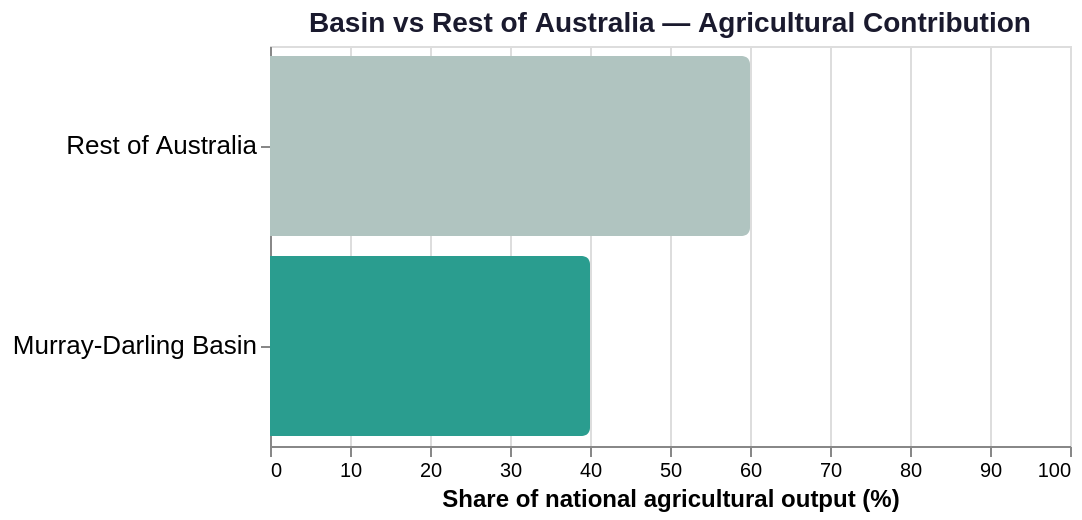

The specification (Vega-Lite) saved for this image:
### Vega-Lite specification from a JSON file in a GitHub repository (floating-point values rounded to 4 significant figures)
{"$schema": "https://vega.github.io/schema/vega-lite/v5.json", "title": {"text": "Basin vs Rest of Australia — Agricultural Contribution", "fontSize": 14, "color": "#1a1a2e"}, "width": 400, "height": 200, "data": {"values": [{"category": "Murray-Darling Basin", "value": 40, "label": "40%"}, {"category": "Rest of Australia", "value": 60, "label": "60%"}]}, "mark": {"type": "bar", "cornerRadiusEnd": 4}, "encoding": {"y": {"field": "category", "type": "nominal", "axis": {"labelFontSize": 13, "title": null}, "sort": "-x"}, "x": {"field": "value", "type": "quantitative", "axis": {"title": "Share of national agricultural output (%)", "titleFontSize": 12}, "scale": {"domain": [0, 100]}}, "color": {"field": "category", "type": "nominal", "scale": {"domain": ["Murray-Darling Basin", "Rest of Australia"], "range": ["#2a9d8f", "#b0c4c0"]}, "legend": null}, "tooltip": [{"field": "category", "type": "nominal", "title": "Region"}, {"field": "label", "type": "nominal", "title": "Share"}]}}
